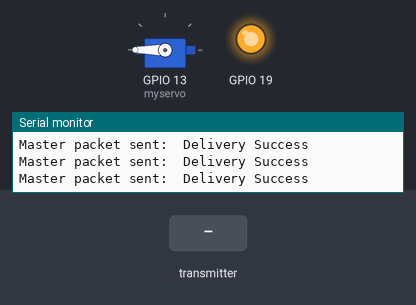
A sketch run on a simulated ESP32. Parts: servo, output pins drawn as LEDs (lit = HIGH), the last lines printed to the serial monitor. The test bench sets the inputs (shaded band).

Above: at 1.2 s.
1.3 s: the transmitter starts sending pwm = 1024
At 2.6 s:
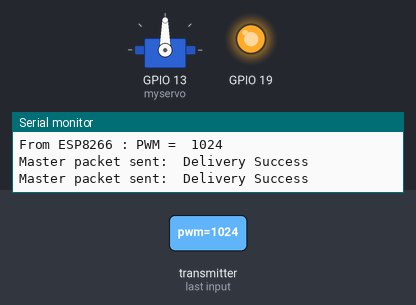
2.9 s: the transmitter starts sending pwm = 2048
At 4.1 s:
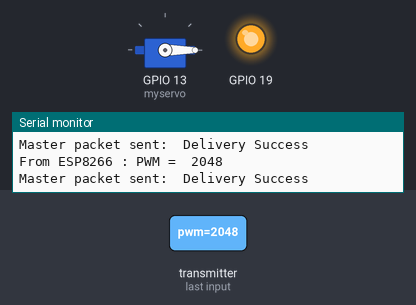
4.5 s: the transmitter starts sending pwm = 0
At 5.5 s:
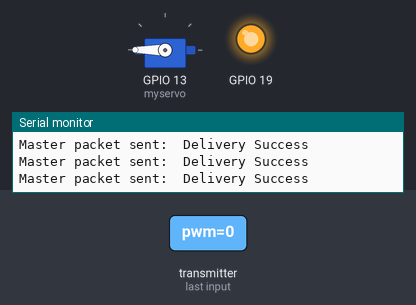
6.1 s: the transmitter starts sending pwm = 4095
At 6.9 s:
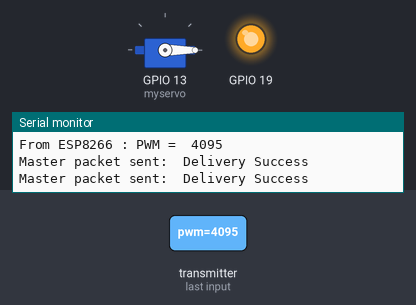
Timing chart, 0 to 8.7 s (numbered marks = the images above; inputs shaded):
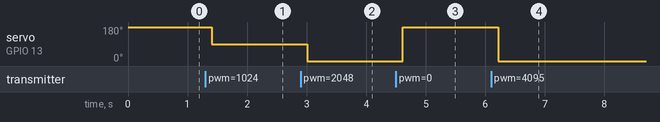

The sketch:

ESP32_code_final_V3.ino
```cpp
// A4:CF:12:6C:2A:90 esp32  sender!
// esp 8266 0x44, 0x17, 0x93, 0x1F, 0xAE, 0x75

#include <ESP32Servo.h>
#include <Arduino.h>
#include <esp_now.h>
#include <WiFi.h>
uint8_t broadcastAddress[] = {0x44, 0x17 ,0x93, 0x1F, 0xAE, 0x75};// REPLACE WITH RECEIVER MAC ADDRESS

int somme = 0 ;
const byte PIN_SIGNAL = 15;
int SendPwm;
Servo myservo;
Servo myservo2;

typedef struct struct_message {
  int  vitesse;
  int pwm;

} struct_message;

struct_message myData;


void OnDataSent(const uint8_t *mac_addr, esp_now_send_status_t status) {
  Serial.print("\r\nMaster packet sent:\t");
  Serial.println(status == ESP_NOW_SEND_SUCCESS ? "Delivery Success" : "Delivery Fail");
}


void OnDataRecv(const uint8_t * mac, const uint8_t *incomingData, int len) {
  memcpy(&myData, incomingData, sizeof(myData));
  Serial.print("From ESP8266 : PWM =  ");
  Serial.println(myData.pwm);
  Serial.println();
}
void setup() {

 myservo.attach(13);
  pinMode(PIN_SIGNAL, INPUT);
pinMode(19, OUTPUT);


  Serial.begin(115200);

  WiFi.mode(WIFI_STA);

  if (esp_now_init() != ESP_OK) {
    Serial.println(F("Error initializing ESP-NOW"));
    return;
  }


  esp_now_register_send_cb(OnDataSent);
  esp_now_register_recv_cb(OnDataRecv);

  esp_now_peer_info_t peerInfo;
  memcpy(peerInfo.peer_addr, broadcastAddress, 6);
  peerInfo.channel = 0;
  peerInfo.encrypt = false;

  if (esp_now_add_peer(&peerInfo) != ESP_OK) {
    Serial.println(F("Failed to add peer"));
    return;

    myservo.write(90);

    delay(5000);
    myservo.write(180);


    delay(5000);
  }
}
void loop() {

digitalWrite(19, HIGH);
int biegung = myData.pwm;

if (biegung < 0 ) {
   myservo.detach();

 // digitalWrite(13 , LOW);
}
else {
  myservo.attach(13);
SendPwm = map(biegung, 1024, 50, 90,180 );    // modifier ici la plage de la résistance
  // noInterrupts();

myservo.write(SendPwm);
}


//  for(int i = 0;  i<10 ; i++){                      // modifier la boucle ici si calculs trop longs
 //int duration = pulseIn(PIN_SIGNAL, HIGH);
//   somme = somme + duration; }

//   interrupts();
//somme = somme /100;

// somme = 35 - duration ;


 // myData.vitesse = somme;
  esp_now_send(broadcastAddress, (uint8_t *) &myData, sizeof(myData));

 delay(100);

}
```

Measured:
- after the input at 1.3 s, servo on GPIO 13 (myservo): 180° → 90° after 0.10 s
- after the input at 2.9 s, servo on GPIO 13 (myservo): 90° → 0° after 0.11 s
- after the input at 4.5 s, servo on GPIO 13 (myservo): 0° → 180° after 0.11 s
- after the input at 6.1 s, servo on GPIO 13 (myservo): 180° → 0° after 0.12 s
